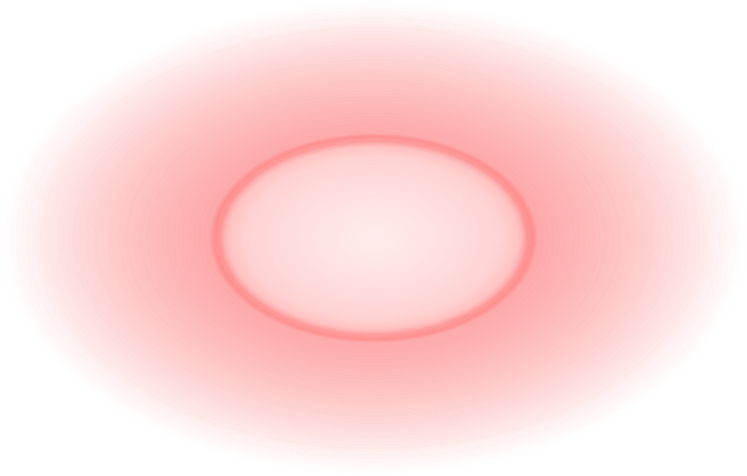
<?xml version="1.0" encoding="UTF-8"?>
<ui version="4.0">
 <class>Form</class>
 <widget class="QWidget" name="Form">
  <property name="geometry">
   <rect>
    <x>0</x>
    <y>0</y>
    <width>747</width>
    <height>476</height>
   </rect>
  </property>
  <property name="windowTitle">
   <string>Form</string>
  </property>
  <property name="styleSheet">
   <string notr="true">background-image: url(:/icon/icon/home-4-48 (2).ico);
background-color: qradialgradient(spread:pad, cx:0.5, cy:0.5, radius:0.5, fx:0.5, fy:0.5, stop:0 rgba(255, 235, 235, 206), stop:0.35 rgba(255, 188, 188, 80), stop:0.4 rgba(255, 162, 162, 80), stop:0.425 rgba(255, 132, 132, 156), stop:0.44 rgba(252, 128, 128, 80), stop:1 rgba(255, 255, 255, 0));</string>
  </property>
  <layout class="QGridLayout" name="gridLayout">
   <item row="0" column="0">
    <widget class="QLabel" name="label">
     <property name="styleSheet">
      <string notr="true">image: url(:/icon/plenum3.png);</string>
     </property>
     <property name="text">
      <string/>
     </property>
    </widget>
   </item>
  </layout>
 </widget>
 <resources>
  <include location="../../static/resource.qrc"/>
 </resources>
 <connections/>
</ui>
